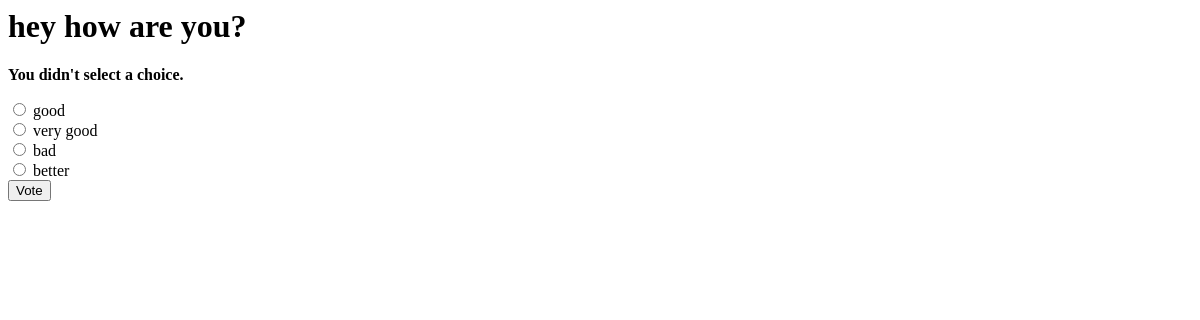
/polls/2/vote/, run on an earlier commit of the app's database.
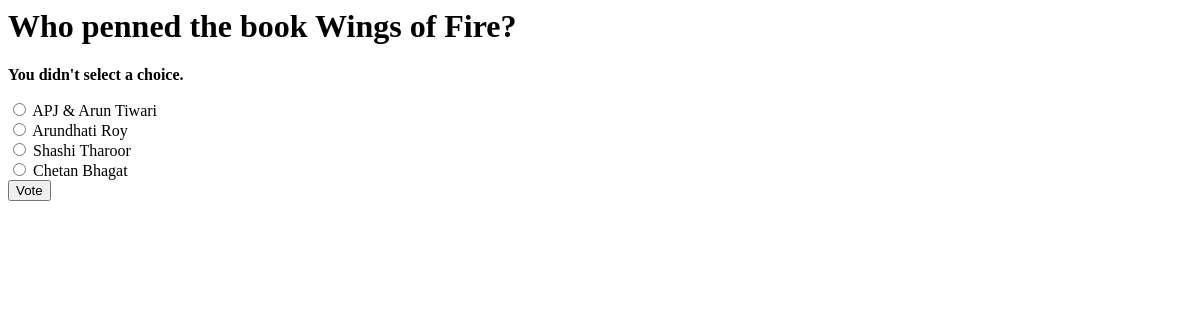
And on a later commit of the database.
### polls/models.py (models this page shows, shortened)
class Question(models.Model):
    question_text=models.CharField(max_length=200)
    pub_date=models.DateTimeField('date published')
    tags = models.ManyToManyField('Tag')

class Choice(models.Model):
    question = models.ForeignKey(Question,on_delete=models.CASCADE)
    choice_text=models.CharField(max_length=200)
    votes=models.IntegerField(default=0)

### polls/views.py (the view)
# urls.py: path('<int:question_id>/vote/', views.vote, name='vote'),
def vote(request, question_id):
    question = get_object_or_404(Question, pk=question_id)
    try:
        selected_choice = question.choice_set.get(pk=request.POST['choice'])
    except (KeyError, Choice.DoesNotExist):
        return render(request, 'polls/detail.html', {
            'question': question,
            'error_message': "You didn't select a choice.",
        })
    else:
        selected_choice.votes += 1
        selected_choice.save()
        return HttpResponseRedirect(reverse('polls:results', args=(question.id,)))

### polls/templates/polls/detail.html (shortened to what this page needs)
<h1>{{ question.question_text }}</h1>
{% if error_message %}<p><strong>{{ error_message }}</strong></p>{% endif %}
<form action="{% url 'polls:vote' question.id %}" method="post">
{% for choice in question.choice_set.all %}
    <input type="radio" name="choice" id="choice{{ forloop.counter }}" value="{{ choice.id }}">
    <label for="choice{{ forloop.counter }}">{{ choice.choice_text }}</label><br>
{% endfor %}
<input type="submit" value="Vote">
</form>

What changed in the data, as far as the page shows it:
changed Question: question_text "hey how are you?" → "Who penned the book Wings of Fire?"
changed Choice: choice "☐ good" → "☐ APJ & Arun Tiwari"; choice_text "good" → "APJ & Arun Tiwari"
changed Choice: choice "☐ very good" → "☐ Arundhati Roy"; choice_text "very good" → "Arundhati Roy"
changed Choice: choice "☐ bad" → "☐ Shashi Tharoor"; choice_text "bad" → "Shashi Tharoor"
changed Choice: choice "☐ better" → "☐ Chetan Bhagat"; choice_text "better" → "Chetan Bhagat"
